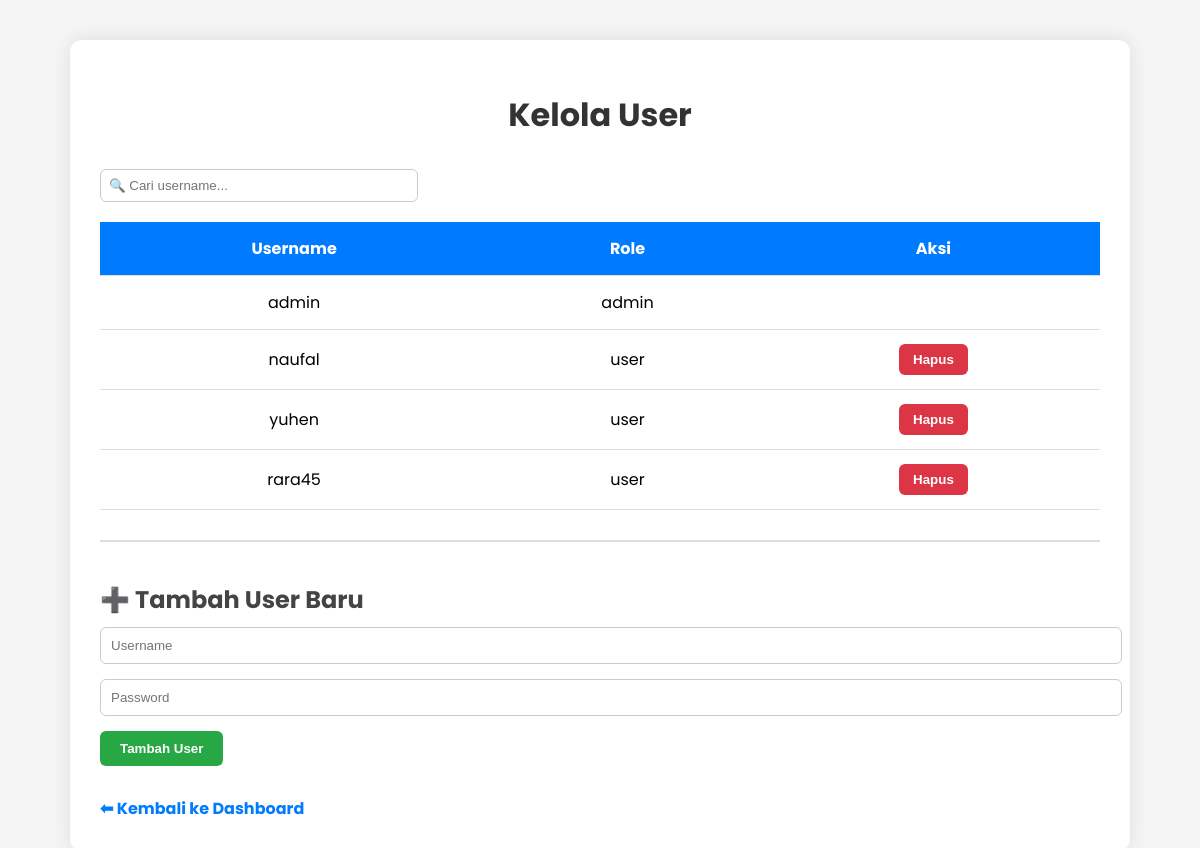
The app's page /admin/users (signed in), older data.
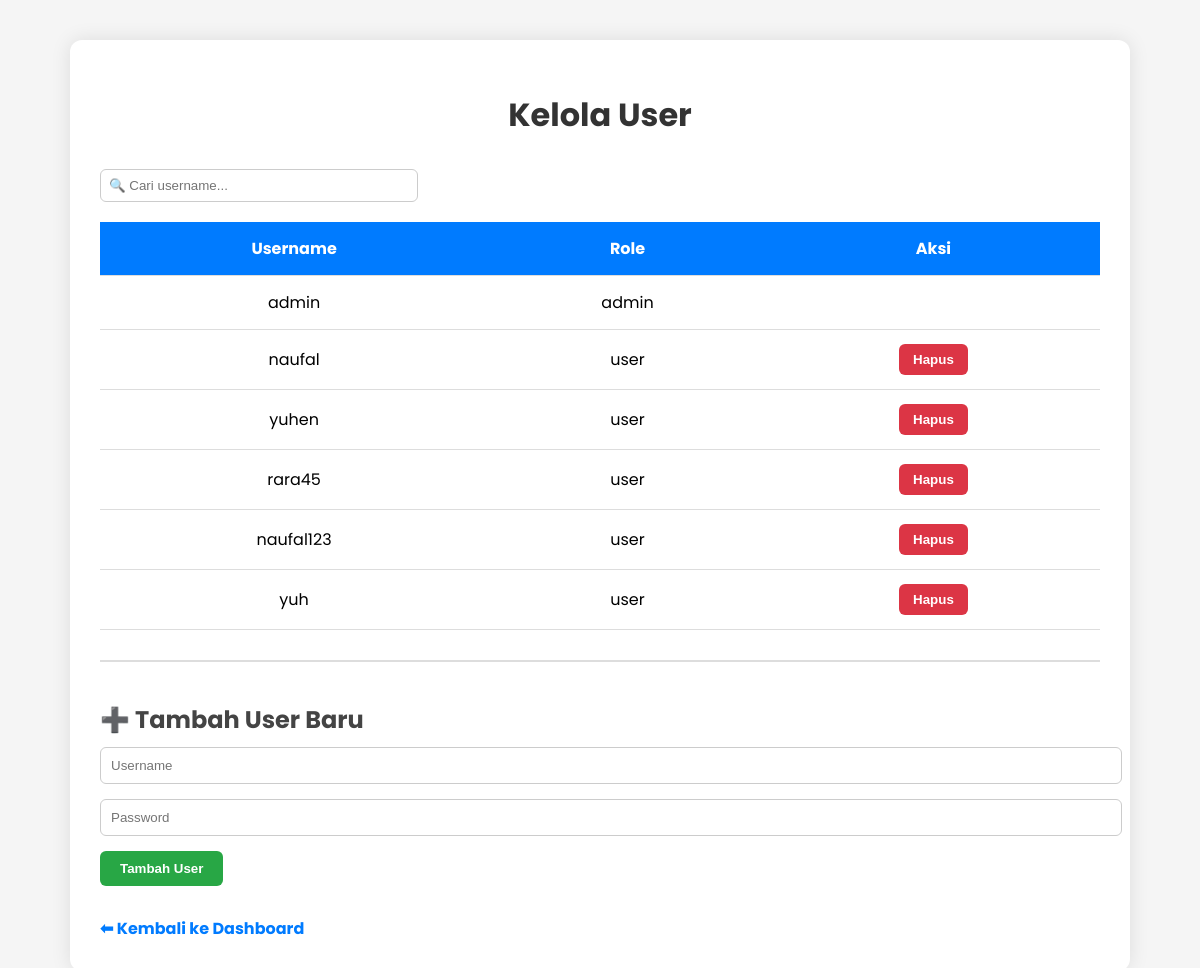
The same page, newer data.
### tables this page shows
CREATE TABLE users (
            id INTEGER PRIMARY KEY AUTOINCREMENT,
            username TEXT UNIQUE NOT NULL,
            password TEXT NOT NULL
        , role TEXT DEFAULT 'user');

### app.py (the view, shortened to what this page needs)
@app.route('/admin/users', methods=['GET', 'POST'])
def admin_users():
    if 'username' not in session or session.get('role') != 'admin':
        return redirect(url_for('login'))
    conn = get_db_connection()
    users = conn.execute("SELECT id, username, role FROM users").fetchall()
    conn.close()
    return render_template('admin_users.html', users=users)

### app.py (called while the page is built)
def get_db_connection():
    conn = sqlite3.connect(DATABASE)
    conn.row_factory = sqlite3.Row
    return conn

### templates/admin_users.html (shortened to what this page needs)
<!DOCTYPE html>
<html lang="en">
<head>
</head>
<body>
  <div class="container">
    <h1>Kelola User</h1>
    <div class="filter-box">
      <input type="text" id="searchInput" onkeyup="filterTable()" placeholder="🔍 Cari username...">
    </div>
    <table id="userTable">
      <thead>
        <tr>
          <th>Username</th>
          <th>Role</th>
          <th>Aksi</th>
        </tr>
      </thead>
      <tbody>
        {% for user in users %}
        <tr>
          <td>{{ user['username'] }}</td>
          <td>{{ user['role'] }}</td>
          <td>
            {% if user['username'] != 'admin' %}
              <form method="POST" action="{{ url_for('delete_user', user_id=user['id']) }}" onsubmit="return confirm('Yakin hapus {{ user['username'] }}?')">
              <button type="submit" class="btn">Hapus</button>
            </form>
            {% endif %}
          </td>
        </tr>
        {% endfor %}
      </tbody>
    </table>
    <div class="form-section">
      <h2>➕ Tambah User Baru</h2>
      <form action="{{ url_for('admin_users') }}" method="POST">
        <div class="form-group">
          <input type="text" name="username" placeholder="Username" required>
        </div>
        <div class="form-group">
          <input type="password" name="password" placeholder="Password" required>
        </div>
        <button type="submit" class="submit-btn">Tambah User</button>
      </form>
    </div>
    <div class="nav">
      <a href="{{ url_for('dashboard') }}">⬅ Kembali ke Dashboard</a>
    </div>
  </div>
</body>
</html>

### templates/admin_users.html (style rules this page uses)
body { font-family: 'Poppins', sans-serif; margin: 0; background-color: #f5f5f5; }
.container { max-width: 1000px; margin: 40px auto; background-color: white; padding: 30px; border-radius: 12px; box-shadow: 0 0 20px rgba(0,0,0,0.1); }
h1 { text-align: center; margin-bottom: 30px; color: #333; }
table { width: 100%; border-collapse: collapse; margin-top: 20px; }
th, td { padding: 14px 16px; border-bottom: 1px solid #ddd; text-align: center; }
th { background-color: #007bff; color: white; }
.btn { background-color: #dc3545; color: white; padding: 8px 14px; border: none; border-radius: 6px; cursor: pointer; font-weight: bold; }
.form-section { margin-top: 30px; padding-top: 20px; border-top: 2px solid #ddd; }
.form-section h2 { margin-bottom: 10px; color: #444; }
.form-group { margin-bottom: 15px; }
.form-group input { width: 100%; padding: 10px; border: 1px solid #ccc; border-radius: 6px; }
.submit-btn { background-color: #28a745; color: white; padding: 10px 20px; border: none; border-radius: 6px; cursor: pointer; font-weight: bold; }
.nav { margin-top: 30px; display: flex; justify-content: space-between; align-items: center; }
.nav a { color: #007bff; text-decoration: none; font-weight: bold; }
.filter-box { margin-bottom: 20px; }
.filter-box input { padding: 8px; width: 100%; max-width: 300px; border-radius: 6px; border: 1px solid #ccc; }

Row changes from the older to the newer data that the page shows:
added users: username "naufal123", role "user"
added users: username "yuh", role "user"
